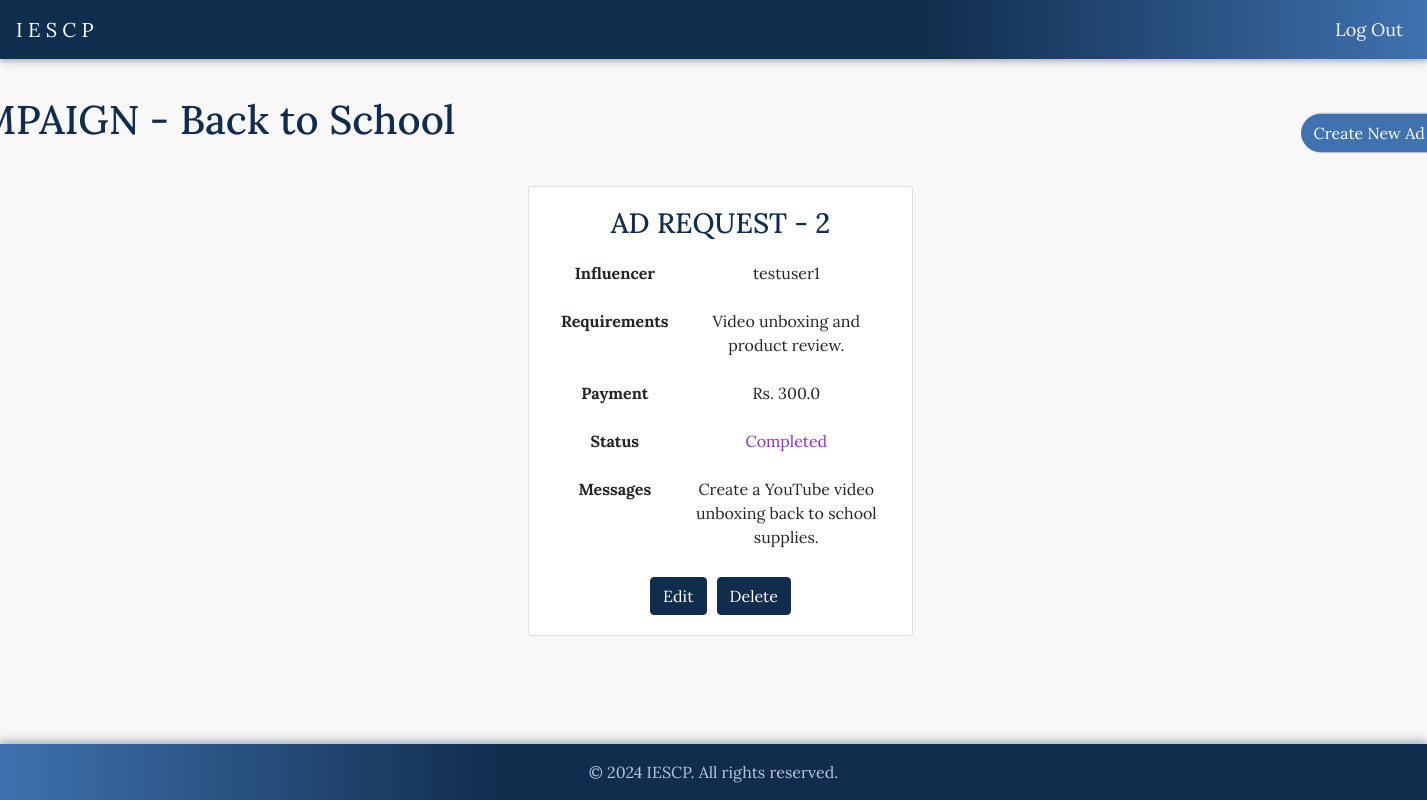
/campaign?campaign_id=2, run on an earlier commit of the app's database.
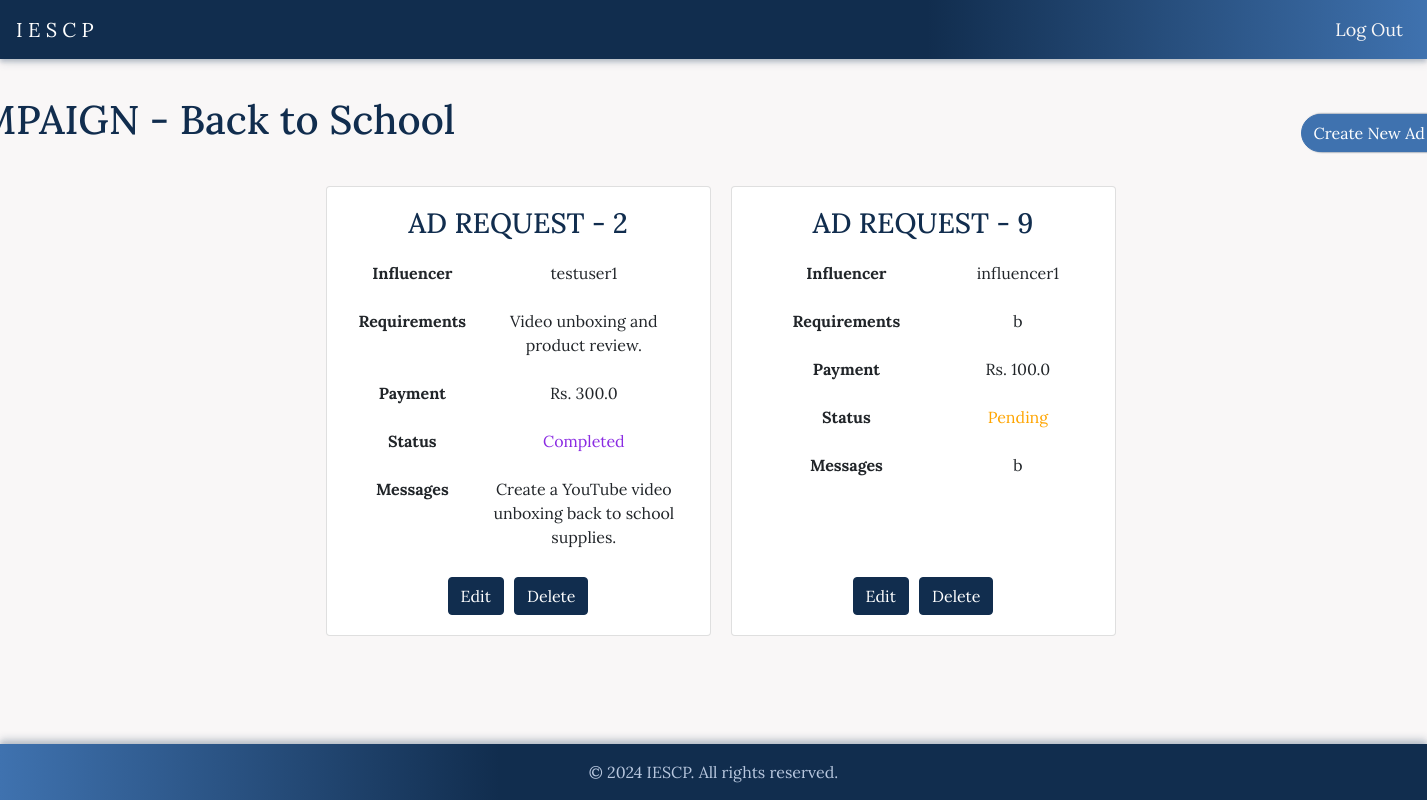
And on a later commit of the database.
### app/models.py (models this page shows, shortened)
class User(db.Model):
    id = db.Column(db.Integer, primary_key=True)
    username = db.Column(db.String(64), unique=True, nullable=False)
    email = db.Column(db.String(120), unique=True, nullable=False)
    password_hash = db.Column(db.String(128))
    role = db.Column(db.String(64), nullable=False)
    campaigns = db.relationship('Campaign', backref='sponsor', lazy=True)
    ad_requests = db.relationship('AdRequest', backref='influencer', lazy=True)

class AdRequest(db.Model):
    id = db.Column(db.Integer, primary_key=True)
    campaign_id = db.Column(db.Integer, db.ForeignKey('campaign.id'), nullable=False)
    influencer_id = db.Column(db.Integer, db.ForeignKey('user.id'), nullable=False)
    messages = db.Column(db.Text, nullable=True)
    requirements = db.Column(db.Text, nullable=False)
    payment_amount = db.Column(db.Float, nullable=False)
    status = db.Column(db.String(10), nullable=False)

### app/routes.py (the view)
@app.route('/campaign')
def campaign():
    campaign_id = request.args.get('campaign_id')
    campaign = Campaign.query.get(campaign_id)
    ad_requests = AdRequest.query.filter_by(campaign_id=campaign_id).all()
    ad_requests_with_influencer = []
    for ad_request in ad_requests:
        influencer = User.query.get(ad_request.influencer_id)
        influencer_name = influencer.username if influencer else "Unknown"
        ad_requests_with_influencer.append({
            'campaign_id': campaign_id,
            'ad_request_id': ad_request.id,
            'ad_request_payment': ad_request.payment_amount,
            'influencer_name': influencer_name,
            'requirements': ad_request.requirements,
            'status': ad_request.status,
            'messages': ad_request.messages
        })
    return render_template('campaign.html', active_page='campaigns', campaign=campaign, campaign_id=campaign_id, ad_requests=ad_requests_with_influencer)

### app/templates/campaign.html (shortened to what this page needs)
{% extends "navbar_after_login.html" %}
{% block styles %}
  <link rel="stylesheet" href="{{ url_for('static', filename='/css/campaign.css') }}">
{% endblock %}
{% block content %}
<div class="container mt-4">
    <div class="d-flex justify-content-between mb-4">
        <h1>CAMPAIGN - {{ campaign.name }}</h1>
        <button class="btn btn-primary" data-toggle="modal" data-target="#createAdModal">Create New Ad Request</a>
    </div>
    <div class="row">
        {% for item in ad_requests %}
            <div class="col-md-4">
                <div class="card campaign-card">
                    <div class="card-body">
                        <h3>AD REQUEST - {{ item.ad_request_id }}</h3>
                        <div class="table-responsive">
                            <table class="table table-borderless">
                              <tbody>
                                <tr>
                                  <th>Influencer</th>
                                  <td id="ad-req-sponsor-name">{{ item.influencer_name }}</td>
                                </tr>
                                <tr>
                                  <th>Requirements</th>
                                  <td id="ad-req-requirements">{{ item.requirements }}</td>
                                </tr>
                                <tr>
                                  <th>Payment</th>
                                  <td id="ad-req-payment">Rs. {{ item.ad_request_payment }}</td>
                                </tr>
                                <tr>
                                  <th>Status</th>
                                    <td id="ad-req-status"
                                        class="status
                                        {% if item.status == 'Accepted' %} accepted
                                        {% elif item.status == 'Pending' %} pending
                                        {% elif item.status == 'Rejected' %} rejected
                                        {% elif item.status == 'Negotiated' %} negotiated
                                        {% elif item.status == 'Completed' %} completed
                                        {% endif %}">
                                        {{ item.status }}
                                    </td>
                                </tr>
                                <tr>
                                  <th>Messages</th>
                                  <td id="ad-req-messages">{{ item.messages }}</td>
                                </tr>
                              </tbody>
                            </table>
                          </div>
                          <div class="btn-container">
                            <button class="btn btn-secondary gradient" id="edit-ad-request"
                                        data-ad-request-id="{{ item.ad_request_id }}"
                                        data-campaign-name="{{ campaign.name }}"
                                        data-influencer-id="{{ item.influencer_id }}"
                                        data-messages="{{ item.messages }}"
                                        data-requirements="{{ item.requirements }}"
                                        data-payment-amount="{{ item.ad_request_payment }}">Edit
                        </button>
                        <button class="btn btn-secondary gradient" id="delete-ad-request"
                            data-ad-request-id="{{ item.ad_request_id }}"
                            data-campaign-name="{{ campaign.name }}" >Delete
                        </button>
                        </div>
                    </div>
                </div>
            </div>
        {% endfor %}
    </div>
</div>
{% endblock %}

What changed in the data, as far as the page shows it:
now on this page (row unchanged): User: influencer_name "influencer1"
added AdRequest: ad_request_payment "100.0", status "Pending"
Also different on the page:
new list line: "AD REQUEST - 9 Influencer Requirements b Payment Rs. Status Messages b Edit Delete"
